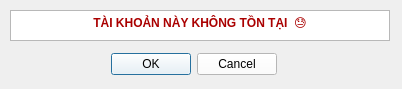
<?xml version="1.0" encoding="UTF-8"?>
<ui version="4.0">
 <class>check_box</class>
 <widget class="QDialog" name="check_box">
  <property name="geometry">
   <rect>
    <x>0</x>
    <y>0</y>
    <width>402</width>
    <height>89</height>
   </rect>
  </property>
  <property name="windowTitle">
   <string>Dialog</string>
  </property>
  <widget class="QDialogButtonBox" name="exit_button">
   <property name="geometry">
    <rect>
     <x>110</x>
     <y>50</y>
     <width>167</width>
     <height>29</height>
    </rect>
   </property>
   <property name="styleSheet">
    <string notr="true">font: 700 9pt &quot;Segoe UI&quot;;
background-color: rgb(255, 255, 255);
color: rgb(0, 0, 0);</string>
   </property>
   <property name="orientation">
    <enum>Qt::Horizontal</enum>
   </property>
   <property name="standardButtons">
    <set>QDialogButtonBox::Cancel|QDialogButtonBox::Ok</set>
   </property>
  </widget>
  <widget class="QTextBrowser" name="text_info">
   <property name="geometry">
    <rect>
     <x>10</x>
     <y>10</y>
     <width>380</width>
     <height>31</height>
    </rect>
   </property>
   <property name="styleSheet">
    <string notr="true">color: rgb(170, 0, 0);
font: 700 9pt &quot;Segoe UI&quot;;</string>
   </property>
   <property name="html">
    <string>&lt;!DOCTYPE HTML PUBLIC &quot;-//W3C//DTD HTML 4.0//EN&quot; &quot;http://www.w3.org/TR/REC-html40/strict.dtd&quot;&gt;
&lt;html&gt;&lt;head&gt;&lt;meta name=&quot;qrichtext&quot; content=&quot;1&quot; /&gt;&lt;meta charset=&quot;utf-8&quot; /&gt;&lt;style type=&quot;text/css&quot;&gt;
p, li { white-space: pre-wrap; }
hr { height: 1px; border-width: 0; }
li.unchecked::marker { content: &quot;\2610&quot;; }
li.checked::marker { content: &quot;\2612&quot;; }
&lt;/style&gt;&lt;/head&gt;&lt;body style=&quot; font-family:'Segoe UI'; font-size:9pt; font-weight:700; font-style:normal;&quot;&gt;
&lt;p align=&quot;center&quot; style=&quot; margin-top:0px; margin-bottom:0px; margin-left:0px; margin-right:0px; -qt-block-indent:0; text-indent:0px;&quot;&gt;TÀI KHOẢN NÀY KHÔNG TỒN TẠI  😓&lt;/p&gt;&lt;/body&gt;&lt;/html&gt;</string>
   </property>
  </widget>
 </widget>
 <resources/>
 <connections>
  <connection>
   <sender>exit_button</sender>
   <signal>accepted()</signal>
   <receiver>check_box</receiver>
   <slot>accept()</slot>
   <hints>
    <hint type="sourcelabel">
     <x>248</x>
     <y>254</y>
    </hint>
    <hint type="destinationlabel">
     <x>157</x>
     <y>274</y>
    </hint>
   </hints>
  </connection>
  <connection>
   <sender>exit_button</sender>
   <signal>rejected()</signal>
   <receiver>check_box</receiver>
   <slot>reject()</slot>
   <hints>
    <hint type="sourcelabel">
     <x>316</x>
     <y>260</y>
    </hint>
    <hint type="destinationlabel">
     <x>286</x>
     <y>274</y>
    </hint>
   </hints>
  </connection>
 </connections>
</ui>
